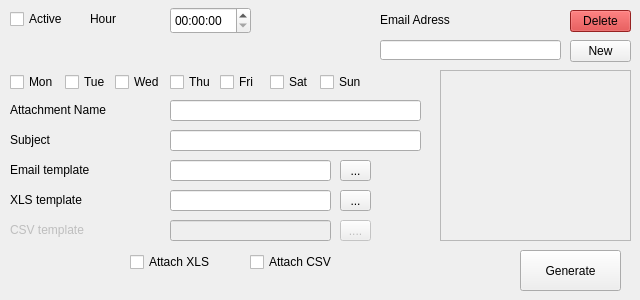
      <widget class="QWidget" name="Daily">
       <attribute name="title">
        <string>Daily</string>
       </attribute>
       <widget class="QLabel" name="label_11">
        <property name="geometry">
         <rect>
          <x>10</x>
          <y>160</y>
          <width>151</width>
          <height>20</height>
         </rect>
        </property>
        <property name="text">
         <string>Email template</string>
        </property>
       </widget>
       <widget class="QLineEdit" name="dailyEmail">
        <property name="geometry">
         <rect>
          <x>170</x>
          <y>160</y>
          <width>161</width>
          <height>21</height>
         </rect>
        </property>
       </widget>
       <widget class="QLineEdit" name="dailyXLS">
        <property name="geometry">
         <rect>
          <x>170</x>
          <y>190</y>
          <width>161</width>
          <height>21</height>
         </rect>
        </property>
       </widget>
       <widget class="QLabel" name="label_14">
        <property name="geometry">
         <rect>
          <x>10</x>
          <y>130</y>
          <width>151</width>
          <height>20</height>
         </rect>
        </property>
        <property name="text">
         <string>Subject</string>
        </property>
       </widget>
       <widget class="QLineEdit" name="dailyAttach">
        <property name="geometry">
         <rect>
          <x>170</x>
          <y>100</y>
          <width>251</width>
          <height>21</height>
         </rect>
        </property>
       </widget>
       <widget class="QCheckBox" name="dailyAttachCSV">
        <property name="geometry">
         <rect>
          <x>250</x>
          <y>250</y>
          <width>121</width>
          <height>24</height>
         </rect>
        </property>
        <property name="text">
         <string>Attach CSV</string>
        </property>
       </widget>
       <widget class="QLabel" name="label_15">
        <property name="geometry">
         <rect>
          <x>10</x>
          <y>190</y>
          <width>151</width>
          <height>20</height>
         </rect>
        </property>
        <property name="text">
         <string>XLS template</string>
        </property>
       </widget>
       <widget class="QCheckBox" name="dailyActive">
        <property name="geometry">
         <rect>
          <x>10</x>
          <y>7</y>
          <width>100</width>
          <height>24</height>
         </rect>
        </property>
        <property name="text">
         <string>Active</string>
        </property>
       </widget>
       <widget class="QLabel" name="label_16">
        <property name="geometry">
         <rect>
          <x>10</x>
          <y>100</y>
          <width>151</width>
          <height>20</height>
         </rect>
        </property>
        <property name="text">
         <string>Attachment Name</string>
        </property>
       </widget>
       <widget class="QLineEdit" name="dailyCSV">
        <property name="enabled">
         <bool>false</bool>
        </property>
        <property name="geometry">
         <rect>
          <x>170</x>
          <y>220</y>
          <width>161</width>
          <height>21</height>
         </rect>
        </property>
       </widget>
       <widget class="QLineEdit" name="dailySubj">
        <property name="geometry">
         <rect>
          <x>170</x>
          <y>130</y>
          <width>251</width>
          <height>21</height>
         </rect>
        </property>
       </widget>
       <widget class="QCheckBox" name="dailyAttachXLS">
        <property name="geometry">
         <rect>
          <x>130</x>
          <y>250</y>
          <width>121</width>
          <height>24</height>
         </rect>
        </property>
        <property name="text">
         <string>Attach XLS</string>
        </property>
       </widget>
       <widget class="QLabel" name="label_17">
        <property name="enabled">
         <bool>false</bool>
        </property>
        <property name="geometry">
         <rect>
          <x>10</x>
          <y>220</y>
          <width>151</width>
          <height>20</height>
         </rect>
        </property>
        <property name="text">
         <string>CSV template</string>
        </property>
       </widget>
       <widget class="QCheckBox" name="dailySaturdayActive">
        <property name="geometry">
         <rect>
          <x>270</x>
          <y>70</y>
          <width>51</width>
          <height>24</height>
         </rect>
        </property>
        <property name="text">
         <string>Sat</string>
        </property>
       </widget>
       <widget class="QCheckBox" name="dailyTuesdayActive">
        <property name="geometry">
         <rect>
          <x>65</x>
          <y>70</y>
          <width>51</width>
          <height>24</height>
         </rect>
        </property>
        <property name="text">
         <string>Tue</string>
        </property>
       </widget>
       <widget class="QCheckBox" name="dailyWednesdayActive">
        <property name="geometry">
         <rect>
          <x>115</x>
          <y>70</y>
          <width>55</width>
          <height>24</height>
         </rect>
        </property>
        <property name="text">
         <string>Wed</string>
        </property>
       </widget>
       <widget class="QCheckBox" name="dailySundayActive">
        <property name="geometry">
         <rect>
          <x>320</x>
          <y>70</y>
          <width>51</width>
          <height>24</height>
         </rect>
        </property>
        <property name="text">
         <string>Sun</string>
        </property>
       </widget>
       <widget class="QCheckBox" name="dailyMondayActive">
        <property name="geometry">
         <rect>
          <x>10</x>
          <y>70</y>
          <width>51</width>
          <height>24</height>
         </rect>
        </property>
        <property name="text">
         <string>Mon</string>
        </property>
       </widget>
       <widget class="QCheckBox" name="dailyFridayActive">
        <property name="geometry">
         <rect>
          <x>220</x>
          <y>70</y>
          <width>51</width>
          <height>24</height>
         </rect>
        </property>
        <property name="text">
         <string>Fri</string>
        </property>
       </widget>
       <widget class="QCheckBox" name="dailyThursdayActive">
        <property name="geometry">
         <rect>
          <x>170</x>
          <y>70</y>
          <width>51</width>
          <height>24</height>
         </rect>
        </property>
        <property name="text">
         <string>Thu</string>
        </property>
       </widget>
       <widget class="QTimeEdit" name="dailyTime">
        <property name="geometry">
         <rect>
          <x>170</x>
          <y>7</y>
          <width>81</width>
          <height>27</height>
         </rect>
        </property>
       </widget>
       <widget class="QLabel" name="label_3">
        <property name="geometry">
         <rect>
          <x>90</x>
          <y>10</y>
          <width>74</width>
          <height>18</height>
         </rect>
        </property>
        <property name="text">
         <string>Hour</string>
        </property>
       </widget>
       <widget class="QToolButton" name="dailyBrXLS">
        <property name="geometry">
         <rect>
          <x>340</x>
          <y>190</y>
          <width>31</width>
          <height>21</height>
         </rect>
        </property>
        <property name="text">
         <string>...</string>
        </property>
       </widget>
       <widget class="QToolButton" name="dailyBrCSV">
        <property name="enabled">
         <bool>false</bool>
        </property>
        <property name="geometry">
         <rect>
          <x>340</x>
          <y>220</y>
          <width>31</width>
          <height>21</height>
         </rect>
        </property>
        <property name="text">
         <string>....</string>
        </property>
       </widget>
       <widget class="QToolButton" name="dailyBrEMAIL">
        <property name="geometry">
         <rect>
          <x>340</x>
          <y>160</y>
          <width>31</width>
          <height>21</height>
         </rect>
        </property>
        <property name="text">
         <string>...</string>
        </property>
       </widget>
       <widget class="QScrollArea" name="dailyEmailScrollArea">
        <property name="geometry">
         <rect>
          <x>440</x>
          <y>70</y>
          <width>191</width>
          <height>171</height>
         </rect>
        </property>
        <property name="styleSheet">
         <string notr="true"/>
        </property>
        <property name="widgetResizable">
         <bool>true</bool>
        </property>
        <widget class="QWidget" name="dailyEmailWidget">
         <property name="geometry">
          <rect>
           <x>0</x>
           <y>0</y>
           <width>189</width>
           <height>169</height>
          </rect>
         </property>
         <property name="styleSheet">
          <string notr="true"/>
         </property>
         <layout class="QVBoxLayout" name="verticalLayout_6">
          <item>
           <layout class="QVBoxLayout" name="dailyEmailLayout"/>
          </item>
         </layout>
        </widget>
       </widget>
       <widget class="QLineEdit" name="dailyEmailAdress">
        <property name="geometry">
         <rect>
          <x>380</x>
          <y>40</y>
          <width>181</width>
          <height>20</height>
         </rect>
        </property>
       </widget>
       <widget class="QToolButton" name="dailynewEmailAdress">
        <property name="geometry">
         <rect>
          <x>570</x>
          <y>40</y>
          <width>61</width>
          <height>22</height>
         </rect>
        </property>
        <property name="text">
         <string>New</string>
        </property>
       </widget>
       <widget class="QToolButton" name="dailydeleteEmailAdress">
        <property name="geometry">
         <rect>
          <x>570</x>
          <y>10</y>
          <width>61</width>
          <height>22</height>
         </rect>
        </property>
        <property name="styleSheet">
         <string notr="true">background-color: #d32f2f;</string>
        </property>
        <property name="text">
         <string>Delete</string>
        </property>
       </widget>
       <widget class="QLabel" name="label_23">
        <property name="geometry">
         <rect>
          <x>380</x>
          <y>10</y>
          <width>141</width>
          <height>20</height>
         </rect>
        </property>
        <property name="text">
         <string>Email Adress</string>
        </property>
       </widget>
       <widget class="QToolButton" name="dailyGenerate">
        <property name="geometry">
         <rect>
          <x>520</x>
          <y>250</y>
          <width>101</width>
          <height>41</height>
         </rect>
        </property>
        <property name="text">
         <string>Generate</string>
        </property>
       </widget>
      </widget>
